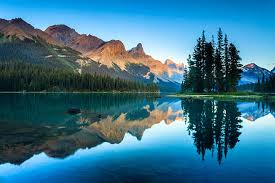
#> input picture Multimedia/nature.jpg, 275 x 183 px, found by its file name
$ python lab14.py
#> lines starting #> are read from the running program, lines starting #| are printed output that depends on the picture; after the words box and inside, x2 and y2 are one past the last pixel; in counts of white or black regions, pixels touching at a corner belong together
#  WAP to covert image into black and white using
# any high-level programming (c#, C++, python).

from PIL import Image
# Open the image
img = Image.open("nature.jpg")
#> img is the input picture: PIL image 275x183 RGB; mean R, G, B 55.9, 112.9, 137.3
# Convert to grayscale
gray = img.convert("L")
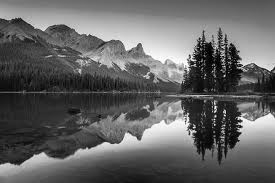
#> gray: PIL image 275x183 L; min 0, max 254, mean 98.6
# Convert to Black & White using threshold
bw = gray.point(lambda x: 255 if x > 128 else 0, '1')
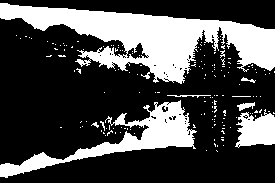
#> bw: PIL image 275x183 1; 29.2% white; 161 white regions (153 under 20 px), largest, box (x1, y1, x2, y2) and area: (0, 3, 275, 84) 9413, (0, 100, 197, 178) 3587, (235, 109, 275, 148) 1064
# Save output image
bw.save("black_white.jpg")
print("Image converted to Black & White successfully")
